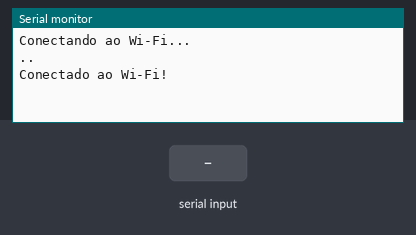
Recording of a sketch running on a simulated ESP32. Parts: the last lines printed to the serial monitor. Inputs (shaded band) come from the test bench. WiFi joins after 1.5 s; servers stay silent unless stated; uploads are accepted with an empty reply.

Above: at 3.2 s.
3.3 s: "1\n" received over the second serial link
At 5.2 s:
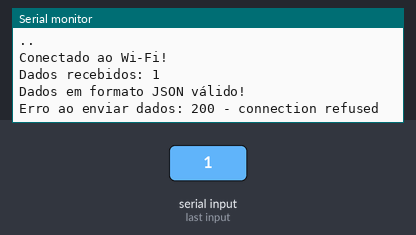
5.5 s: "0\n" received over the second serial link
At 6.36 s:
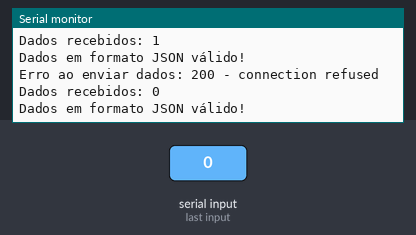
7.0 s: "2\n" received over the second serial link
At 9.1 s:
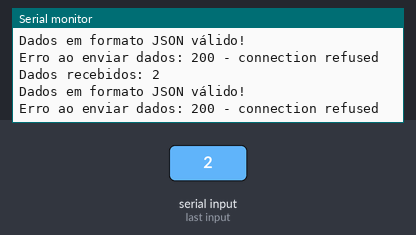

Measured:
- after the input at 3.3 s, the serial monitor: prints a new line after 0.70 s (image 1)
- after the input at 5.5 s, the serial monitor: prints a new line after 0.70 s (image 2)
- after the input at 7.0 s, the serial monitor: prints a new line after 0.40 s (image 3)

The sketch:

sketch_ESP32.ino
```cpp
#include <WiFi.h>
#include <HTTPClient.h>
#include <ArduinoJson.h>
#include <HardwareSerial.h>

#define SERIAL_PORT    1  // Porta Serial do ESP32 (pode ser UART1 ou outra)
#define BAUD_RATE      9600  // Taxa de comunicação serial
#define API_URL        "http://18.231.161.105:8000/home/"  // URL da API

const char* ssid = "VQF";       // Nome da rede Wi-Fi
const char* password = "VQF15102002";  // Senha de Wi-Fi

HardwareSerial mySerial(1);  // Use o UART1 (pode ser UART0, UART1, ou UART2 dependendo da sua configuração)

void setup() {
  // Inicializa o Monitor Serial
  Serial.begin(115200);
  mySerial.begin(BAUD_RATE, SERIAL_8N1, 16, 17);  // Pinos RX e TX para o UART1

  // Conexão com Wi-Fi
  WiFi.begin(ssid, password);
  Serial.println("Conectando ao Wi-Fi...");
  while (WiFi.status() != WL_CONNECTED) {
    delay(1000);
    Serial.print(".");
    if (millis() > 15000) { // Timeout de 15 segundos
      Serial.println("Falha ao conectar ao Wi-Fi!");
      return;
    }
  }
  Serial.println("\nConectado ao Wi-Fi!");
}

bool isValidJson(String data) {
  StaticJsonDocument<200> doc;
  DeserializationError error = deserializeJson(doc, data);
  if (error) {
    Serial.print("Erro na validação JSON: ");
    Serial.println(error.c_str());
    return false;
  }
  return true;
}

void loop() {
  // Verifica se há dados na porta serial
  if (mySerial.available() > 0) {
    String data = mySerial.readStringUntil('\n');  // Lê a linha da porta serial
    data.trim();  // Remove espaços em branco extras

    Serial.print("Dados recebidos: ");
    Serial.println(data);

    if (isValidJson(data)) {  // Verifica se os dados são JSON válidos
      Serial.println("Dados em formato JSON válido!");

      // Preparando o JSON para enviar à API
      HTTPClient http;
      http.begin(API_URL);  // URL da API
      http.addHeader("Content-Type", "application/json");

      // Envia a requisição POST
      int httpCode = http.POST(data);

      if (httpCode == 201) {
        Serial.println("Dados enviados com sucesso!");
        String payload = http.getString();  // Resposta da API
        Serial.println("Resposta da API: " + payload);
      } else {
        Serial.printf("Erro ao enviar dados: %d - %s\n", httpCode, http.errorToString(httpCode).c_str());
      }

      http.end();  // Finaliza a conexão HTTP
    } else {
      Serial.println("Dados recebidos não estão em formato JSON válido.");
    }
  }

  delay(1000);  // Pequeno atraso para não sobrecarregar o loop
}
```
